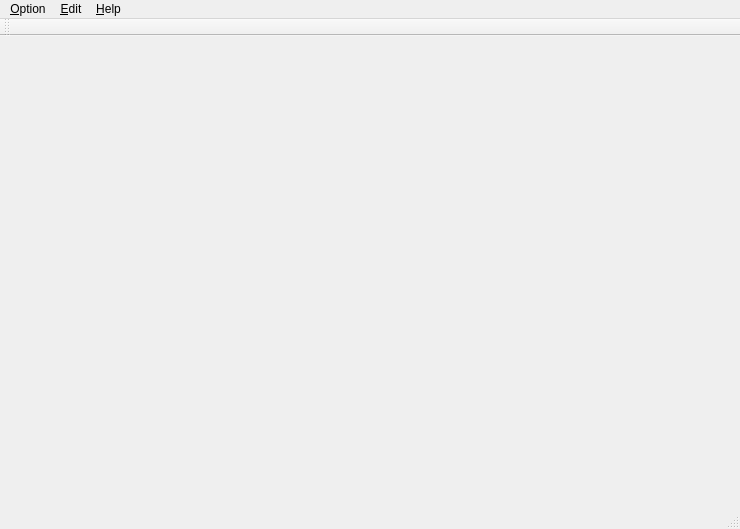
<?xml version="1.0" encoding="UTF-8"?>
<ui version="4.0">
 <class>MainWindow</class>
 <widget class="QMainWindow" name="MainWindow">
  <property name="geometry">
   <rect>
    <x>0</x>
    <y>0</y>
    <width>740</width>
    <height>529</height>
   </rect>
  </property>
  <property name="windowTitle">
   <string>MainWindow</string>
  </property>
  <property name="styleSheet">
   <string notr="true"/>
  </property>
  <widget class="QWidget" name="centralWidget">
   <layout class="QFormLayout" name="formLayout"/>
  </widget>
  <widget class="QMenuBar" name="menuBar">
   <property name="geometry">
    <rect>
     <x>0</x>
     <y>0</y>
     <width>740</width>
     <height>23</height>
    </rect>
   </property>
   <widget class="QMenu" name="menuFile">
    <property name="title">
     <string>&amp;Option</string>
    </property>
    <addaction name="actionAccount"/>
    <addaction name="actionpsd"/>
    <addaction name="actionLogout"/>
    <addaction name="actionAdvance"/>
    <addaction name="actionClose"/>
   </widget>
   <widget class="QMenu" name="menuEdit">
    <property name="title">
     <string>&amp;Edit</string>
    </property>
    <addaction name="actionAdd"/>
    <addaction name="actionDelete"/>
    <addaction name="actionDelete_Commodity"/>
    <addaction name="actionFind"/>
   </widget>
   <widget class="QMenu" name="menuHelp">
    <property name="title">
     <string>&amp;Help</string>
    </property>
    <addaction name="actionHelp"/>
   </widget>
   <addaction name="menuFile"/>
   <addaction name="menuEdit"/>
   <addaction name="menuHelp"/>
  </widget>
  <widget class="QToolBar" name="mainToolBar">
   <attribute name="toolBarArea">
    <enum>TopToolBarArea</enum>
   </attribute>
   <attribute name="toolBarBreak">
    <bool>false</bool>
   </attribute>
  </widget>
  <widget class="QStatusBar" name="statusBar"/>
  <action name="actionAccount">
   <property name="icon">
    <iconset resource="images.qrc">
     <normaloff>:/images/account.png</normaloff>:/images/account.png</iconset>
   </property>
   <property name="text">
    <string>&amp;Account_info</string>
   </property>
   <property name="shortcut">
    <string>Ctrl+A</string>
   </property>
  </action>
  <action name="actionpsd">
   <property name="icon">
    <iconset resource="images.qrc">
     <normaloff>:/images/Change_Password.png</normaloff>:/images/Change_Password.png</iconset>
   </property>
   <property name="text">
    <string>&amp;Password_change</string>
   </property>
   <property name="shortcut">
    <string>Ctrl+P</string>
   </property>
  </action>
  <action name="actionAdd">
   <property name="icon">
    <iconset resource="images.qrc">
     <normaloff>:/images/note_add.png</normaloff>:/images/note_add.png</iconset>
   </property>
   <property name="text">
    <string>&amp;Add</string>
   </property>
   <property name="shortcut">
    <string>Ctrl+N</string>
   </property>
  </action>
  <action name="actionDelete">
   <property name="icon">
    <iconset resource="images.qrc">
     <normaloff>:/images/Delete.png</normaloff>:/images/Delete.png</iconset>
   </property>
   <property name="text">
    <string>&amp;Delete-order</string>
   </property>
   <property name="shortcut">
    <string>Ctrl+D</string>
   </property>
  </action>
  <action name="actionHelp">
   <property name="icon">
    <iconset resource="images.qrc">
     <normaloff>:/images/why_help.png</normaloff>:/images/why_help.png</iconset>
   </property>
   <property name="text">
    <string>help</string>
   </property>
   <property name="shortcut">
    <string>Ctrl+H</string>
   </property>
  </action>
  <action name="actionFind">
   <property name="icon">
    <iconset resource="images.qrc">
     <normaloff>:/images/Search.png</normaloff>:/images/Search.png</iconset>
   </property>
   <property name="text">
    <string>&amp;Find</string>
   </property>
   <property name="shortcut">
    <string>Ctrl+F</string>
   </property>
  </action>
  <action name="actionLogout">
   <property name="icon">
    <iconset resource="images.qrc">
     <normaloff>:/images/dialog_logout.png</normaloff>:/images/dialog_logout.png</iconset>
   </property>
   <property name="text">
    <string>&amp;Logout</string>
   </property>
   <property name="shortcut">
    <string>Ctrl+L</string>
   </property>
  </action>
  <action name="actionClose">
   <property name="icon">
    <iconset resource="images.qrc">
     <normaloff>:/images/Close.png</normaloff>:/images/Close.png</iconset>
   </property>
   <property name="text">
    <string>&amp;Close</string>
   </property>
   <property name="shortcut">
    <string>Ctrl+C</string>
   </property>
  </action>
  <action name="actionDelete_Commodity">
   <property name="icon">
    <iconset resource="images.qrc">
     <normaloff>:/images/Delete.png</normaloff>:/images/Delete.png</iconset>
   </property>
   <property name="text">
    <string>Delete-Commodity</string>
   </property>
   <property name="shortcut">
    <string>Ctrl+M</string>
   </property>
  </action>
  <action name="actionAdvance">
   <property name="icon">
    <iconset resource="images.qrc">
     <normaloff>:/images/advanced_manager.png</normaloff>:/images/advanced_manager.png</iconset>
   </property>
   <property name="text">
    <string>Advance</string>
   </property>
   <property name="shortcut">
    <string>Ctrl+S</string>
   </property>
  </action>
 </widget>
 <layoutdefault spacing="6" margin="11"/>
 <resources>
  <include location="images.qrc"/>
 </resources>
 <connections/>
</ui>
